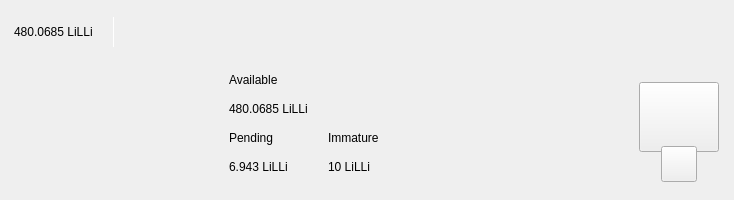
<?xml version="1.0" encoding="UTF-8"?>
<ui version="4.0">
 <class>TopBar</class>
 <widget class="QWidget" name="TopBar">
  <property name="geometry">
   <rect>
    <x>0</x>
    <y>0</y>
    <width>734</width>
    <height>200</height>
   </rect>
  </property>
  <property name="minimumSize">
   <size>
    <width>0</width>
    <height>200</height>
   </size>
  </property>
  <property name="maximumSize">
   <size>
    <width>16777215</width>
    <height>200</height>
   </size>
  </property>
  <property name="windowTitle">
   <string>Form</string>
  </property>
  <layout class="QVBoxLayout" name="verticalLayout_10" stretch="0">
   <property name="spacing">
    <number>0</number>
   </property>
   <property name="leftMargin">
    <number>0</number>
   </property>
   <property name="topMargin">
    <number>0</number>
   </property>
   <property name="rightMargin">
    <number>0</number>
   </property>
   <property name="bottomMargin">
    <number>0</number>
   </property>
   <item>
    <widget class="PFBorderImage" name="containerTop">
     <layout class="QVBoxLayout" name="verticalLayout_11">
      <property name="spacing">
       <number>0</number>
      </property>
      <property name="leftMargin">
       <number>0</number>
      </property>
      <property name="topMargin">
       <number>0</number>
      </property>
      <property name="rightMargin">
       <number>0</number>
      </property>
      <property name="bottomMargin">
       <number>0</number>
      </property>
      <item>
       <widget class="QWidget" name="top_container_2" native="true">
        <property name="minimumSize">
         <size>
          <width>0</width>
          <height>65</height>
         </size>
        </property>
        <layout class="QHBoxLayout" name="top_container">
         <property name="spacing">
          <number>0</number>
         </property>
         <property name="leftMargin">
          <number>14</number>
         </property>
         <property name="topMargin">
          <number>0</number>
         </property>
         <property name="rightMargin">
          <number>14</number>
         </property>
         <property name="bottomMargin">
          <number>0</number>
         </property>
         <item alignment="Qt::AlignVCenter">
          <widget class="QWidget" name="widgetTopAmount" native="true">
           <property name="sizePolicy">
            <sizepolicy hsizetype="Preferred" vsizetype="Maximum">
             <horstretch>0</horstretch>
             <verstretch>0</verstretch>
            </sizepolicy>
           </property>
           <layout class="QHBoxLayout" name="horizontalLayout_5">
            <property name="spacing">
             <number>0</number>
            </property>
            <property name="leftMargin">
             <number>0</number>
            </property>
            <property name="topMargin">
             <number>0</number>
            </property>
            <property name="rightMargin">
             <number>0</number>
            </property>
            <property name="bottomMargin">
             <number>0</number>
            </property>
            <item alignment="Qt::AlignTop">
             <widget class="QLabel" name="labelAmountTopPiv">
              <property name="minimumSize">
               <size>
                <width>0</width>
                <height>36</height>
               </size>
              </property>
              <property name="styleSheet">
               <string notr="true">padding:0px;margin:0px;</string>
              </property>
              <property name="text">
               <string>480.0685 LiLLi</string>
              </property>
             </widget>
            </item>
            <item>
             <spacer name="horizontalSpacer_11">
              <property name="orientation">
               <enum>Qt::Horizontal</enum>
              </property>
              <property name="sizeType">
               <enum>QSizePolicy::Fixed</enum>
              </property>
              <property name="sizeHint" stdset="0">
               <size>
                <width>20</width>
                <height>20</height>
               </size>
              </property>
             </spacer>
            </item>
            <item alignment="Qt::AlignVCenter">
             <widget class="QLabel" name="label_16">
              <property name="minimumSize">
               <size>
                <width>1</width>
                <height>30</height>
               </size>
              </property>
              <property name="maximumSize">
               <size>
                <width>1</width>
                <height>30</height>
               </size>
              </property>
              <property name="styleSheet">
               <string notr="true">background-color:white;
padding:0px;
border:none;</string>
              </property>
              <property name="text">
               <string/>
              </property>
             </widget>
            </item>
            <item>
             <spacer name="horizontalSpacer_12">
              <property name="orientation">
               <enum>Qt::Horizontal</enum>
              </property>
              <property name="sizeType">
               <enum>QSizePolicy::Fixed</enum>
              </property>
              <property name="sizeHint" stdset="0">
               <size>
                <width>20</width>
                <height>20</height>
               </size>
              </property>
             </spacer>
            </item>
           </layout>
          </widget>
         </item>
         <item>
          <spacer name="horizontalSpacer">
           <property name="orientation">
            <enum>Qt::Horizontal</enum>
           </property>
           <property name="sizeHint" stdset="0">
            <size>
             <width>40</width>
             <height>20</height>
            </size>
           </property>
          </spacer>
         </item>
         <item>
          <layout class="QHBoxLayout" name="horizontalLayout_4">
           <property name="spacing">
            <number>12</number>
           </property>
           <property name="rightMargin">
            <number>0</number>
           </property>
           <item alignment="Qt::AlignRight">
            <widget class="QWidget" name="layoutSync" native="true">
             <property name="minimumSize">
              <size>
               <width>0</width>
               <height>36</height>
              </size>
             </property>
             <property name="maximumSize">
              <size>
               <width>16777215</width>
               <height>36</height>
              </size>
             </property>
             <layout class="QVBoxLayout" name="verticalLayout_9">
              <property name="leftMargin">
               <number>0</number>
              </property>
              <property name="topMargin">
               <number>0</number>
              </property>
              <property name="rightMargin">
               <number>0</number>
              </property>
              <property name="bottomMargin">
               <number>0</number>
              </property>
              <item>
               <widget class="ExpandableButton" name="pushButtonSync" native="true">
                <property name="minimumSize">
                 <size>
                  <width>36</width>
                  <height>36</height>
                 </size>
                </property>
                <property name="maximumSize">
                 <size>
                  <width>16777215</width>
                  <height>36</height>
                 </size>
                </property>
               </widget>
              </item>
             </layout>
            </widget>
           </item>
           <item>
            <widget class="ExpandableButton" name="pushButtonMint" native="true">
             <property name="minimumSize">
              <size>
               <width>36</width>
               <height>36</height>
              </size>
             </property>
            </widget>
           </item>
           <item>
            <widget class="ExpandableButton" name="pushButtonStack" native="true">
             <property name="minimumSize">
              <size>
               <width>36</width>
               <height>36</height>
              </size>
             </property>
            </widget>
           </item>
           <item>
            <widget class="ExpandableButton" name="pushButtonColdStaking" native="true">
             <property name="minimumSize">
              <size>
               <width>36</width>
               <height>36</height>
              </size>
             </property>
            </widget>
           </item>
           <item>
            <widget class="ExpandableButton" name="pushButtonConnection" native="true">
             <property name="minimumSize">
              <size>
               <width>36</width>
               <height>36</height>
              </size>
             </property>
            </widget>
           </item>
           <item>
            <widget class="ExpandableButton" name="pushButtonLock" native="true">
             <property name="sizePolicy">
              <sizepolicy hsizetype="Expanding" vsizetype="Expanding">
               <horstretch>0</horstretch>
               <verstretch>0</verstretch>
              </sizepolicy>
             </property>
             <property name="minimumSize">
              <size>
               <width>36</width>
               <height>0</height>
              </size>
             </property>
            </widget>
           </item>
           <item>
            <widget class="ExpandableButton" name="pushButtonTheme" native="true">
             <property name="minimumSize">
              <size>
               <width>36</width>
               <height>36</height>
              </size>
             </property>
             <property name="maximumSize">
              <size>
               <width>16777215</width>
               <height>36</height>
              </size>
             </property>
            </widget>
           </item>
           <item>
            <widget class="ExpandableButton" name="pushButtonFAQ" native="true">
             <property name="minimumSize">
              <size>
               <width>36</width>
               <height>36</height>
              </size>
             </property>
            </widget>
           </item>
          </layout>
         </item>
        </layout>
       </widget>
      </item>
      <item>
       <widget class="QWidget" name="bottom_container" native="true">
        <property name="minimumSize">
         <size>
          <width>0</width>
          <height>135</height>
         </size>
        </property>
        <layout class="QHBoxLayout" name="botton_container">
         <property name="leftMargin">
          <number>10</number>
         </property>
         <property name="topMargin">
          <number>0</number>
         </property>
         <property name="rightMargin">
          <number>10</number>
         </property>
         <property name="bottomMargin">
          <number>10</number>
         </property>
         <item>
          <spacer name="horizontalSpacer_4">
           <property name="orientation">
            <enum>Qt::Horizontal</enum>
           </property>
           <property name="sizeHint" stdset="0">
            <size>
             <width>40</width>
             <height>20</height>
            </size>
           </property>
          </spacer>
         </item>
         <item>
          <layout class="QHBoxLayout" name="horizontalLayout_3">
           <property name="bottomMargin">
            <number>9</number>
           </property>
           <item>
            <layout class="QVBoxLayout" name="verticalLayout_7">
             <property name="spacing">
              <number>0</number>
             </property>
             <property name="leftMargin">
              <number>0</number>
             </property>
             <property name="rightMargin">
              <number>30</number>
             </property>
             <item>
              <layout class="QVBoxLayout" name="verticalLayout_2">
               <item>
                <widget class="QLabel" name="labelTitle1">
                 <property name="text">
                  <string>Available</string>
                 </property>
                </widget>
               </item>
               <item>
                <widget class="QLabel" name="labelAmountPiv">
                 <property name="text">
                  <string>480.0685 LiLLi</string>
                 </property>
                </widget>
               </item>
              </layout>
             </item>
             <item>
              <layout class="QHBoxLayout" name="horizontalLayout_2">
               <property name="spacing">
                <number>0</number>
               </property>
               <item>
                <layout class="QVBoxLayout" name="verticalLayout_3">
                 <item>
                  <widget class="QLabel" name="labelTitle3">
                   <property name="text">
                    <string>Pending</string>
                   </property>
                  </widget>
                 </item>
                 <item>
                  <widget class="QLabel" name="labelPendingPiv">
                   <property name="text">
                    <string>6.943 LiLLi</string>
                   </property>
                  </widget>
                 </item>
                </layout>
               </item>
               <item>
                <spacer name="horizontalSpacer_3">
                 <property name="orientation">
                  <enum>Qt::Horizontal</enum>
                 </property>
                 <property name="sizeType">
                  <enum>QSizePolicy::Fixed</enum>
                 </property>
                 <property name="sizeHint" stdset="0">
                  <size>
                   <width>40</width>
                   <height>20</height>
                  </size>
                 </property>
                </spacer>
               </item>
               <item>
                <layout class="QVBoxLayout" name="verticalLayout_4">
                 <item>
                  <widget class="QLabel" name="labelTitle4">
                   <property name="text">
                    <string>Immature</string>
                   </property>
                  </widget>
                 </item>
                 <item>
                  <widget class="QLabel" name="labelImmaturePiv">
                   <property name="text">
                    <string>10 LiLLi</string>
                   </property>
                  </widget>
                 </item>
                </layout>
               </item>
              </layout>
             </item>
            </layout>
           </item>
          </layout>
         </item>
         <item>
          <spacer name="horizontalSpacer_2">
           <property name="orientation">
            <enum>Qt::Horizontal</enum>
           </property>
           <property name="sizeHint" stdset="0">
            <size>
             <width>40</width>
             <height>20</height>
            </size>
           </property>
          </spacer>
         </item>
         <item alignment="Qt::AlignHCenter|Qt::AlignVCenter">
          <widget class="QWidget" name="qrContainer" native="true">
           <property name="sizePolicy">
            <sizepolicy hsizetype="Preferred" vsizetype="Minimum">
             <horstretch>0</horstretch>
             <verstretch>0</verstretch>
            </sizepolicy>
           </property>
           <property name="minimumSize">
            <size>
             <width>90</width>
             <height>110</height>
            </size>
           </property>
           <property name="maximumSize">
            <size>
             <width>90</width>
             <height>110</height>
            </size>
           </property>
           <layout class="QVBoxLayout" name="containerQR">
            <property name="spacing">
             <number>0</number>
            </property>
            <property name="leftMargin">
             <number>5</number>
            </property>
            <property name="topMargin">
             <number>10</number>
            </property>
            <property name="rightMargin">
             <number>5</number>
            </property>
            <property name="bottomMargin">
             <number>0</number>
            </property>
            <item>
             <widget class="QPushButton" name="btnQr">
              <property name="minimumSize">
               <size>
                <width>70</width>
                <height>70</height>
               </size>
              </property>
              <property name="maximumSize">
               <size>
                <width>16777215</width>
                <height>70</height>
               </size>
              </property>
              <property name="focusPolicy">
               <enum>Qt::NoFocus</enum>
              </property>
              <property name="text">
               <string/>
              </property>
              <property name="iconSize">
               <size>
                <width>70</width>
                <height>70</height>
               </size>
              </property>
             </widget>
            </item>
            <item>
             <spacer name="verticalSpacer">
              <property name="orientation">
               <enum>Qt::Vertical</enum>
              </property>
              <property name="sizeType">
               <enum>QSizePolicy::Fixed</enum>
              </property>
              <property name="sizeHint" stdset="0">
               <size>
                <width>20</width>
                <height>20</height>
               </size>
              </property>
             </spacer>
            </item>
            <item alignment="Qt::AlignHCenter|Qt::AlignBottom">
             <widget class="QPushButton" name="pushButtonQR">
              <property name="minimumSize">
               <size>
                <width>36</width>
                <height>36</height>
               </size>
              </property>
              <property name="maximumSize">
               <size>
                <width>36</width>
                <height>36</height>
               </size>
              </property>
              <property name="focusPolicy">
               <enum>Qt::NoFocus</enum>
              </property>
              <property name="text">
               <string/>
              </property>
             </widget>
            </item>
           </layout>
          </widget>
         </item>
        </layout>
       </widget>
      </item>
     </layout>
    </widget>
   </item>
  </layout>
 </widget>
 <customwidgets>
  <customwidget>
   <class>ExpandableButton</class>
   <extends>QWidget</extends>
   <header>qt/lapislazuli/expandablebutton.h</header>
   <container>1</container>
  </customwidget>
  <customwidget>
   <class>PFBorderImage</class>
   <extends>QFrame</extends>
   <header>qt/lapislazuli/pfborderimage.h</header>
   <container>1</container>
  </customwidget>
 </customwidgets>
 <resources/>
 <connections/>
</ui>
